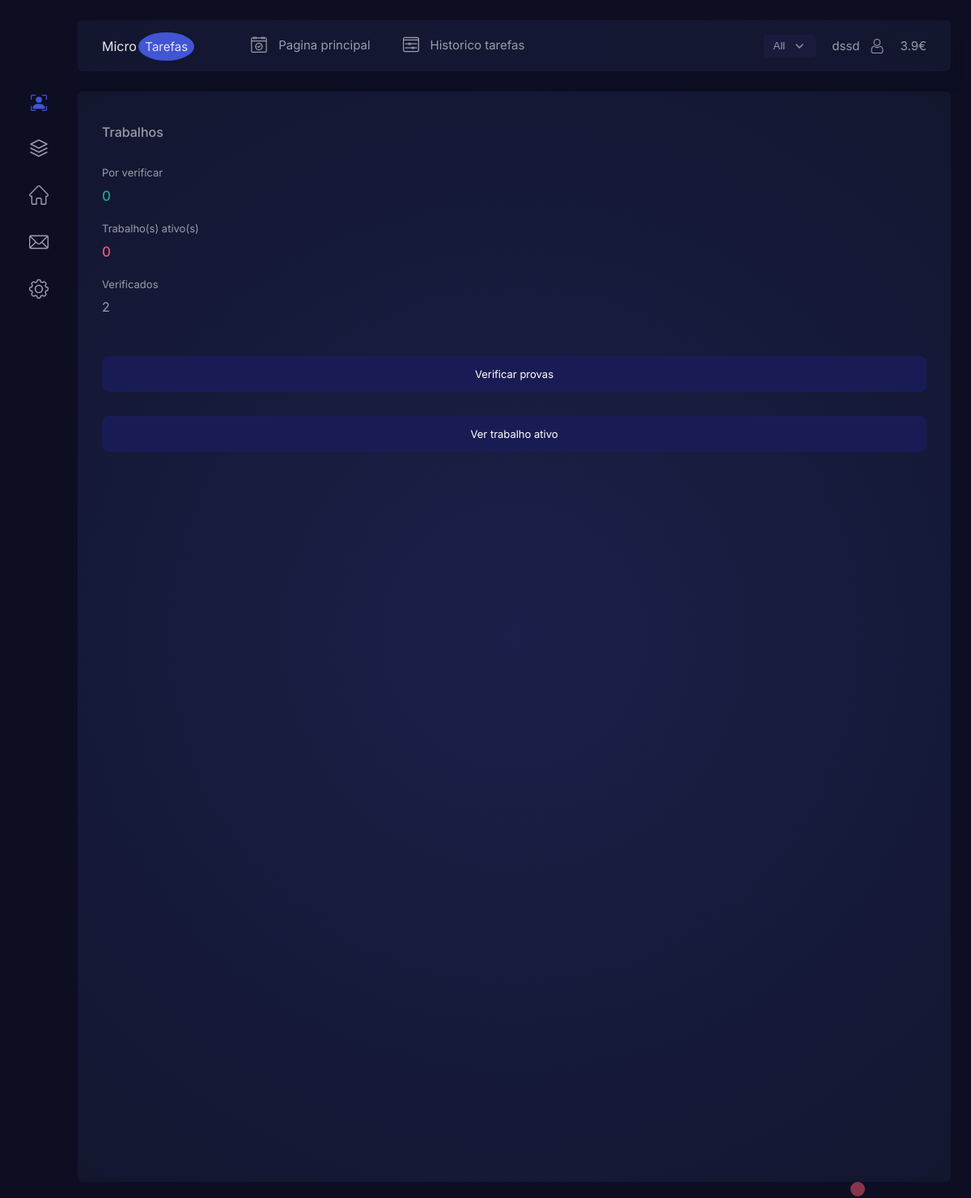
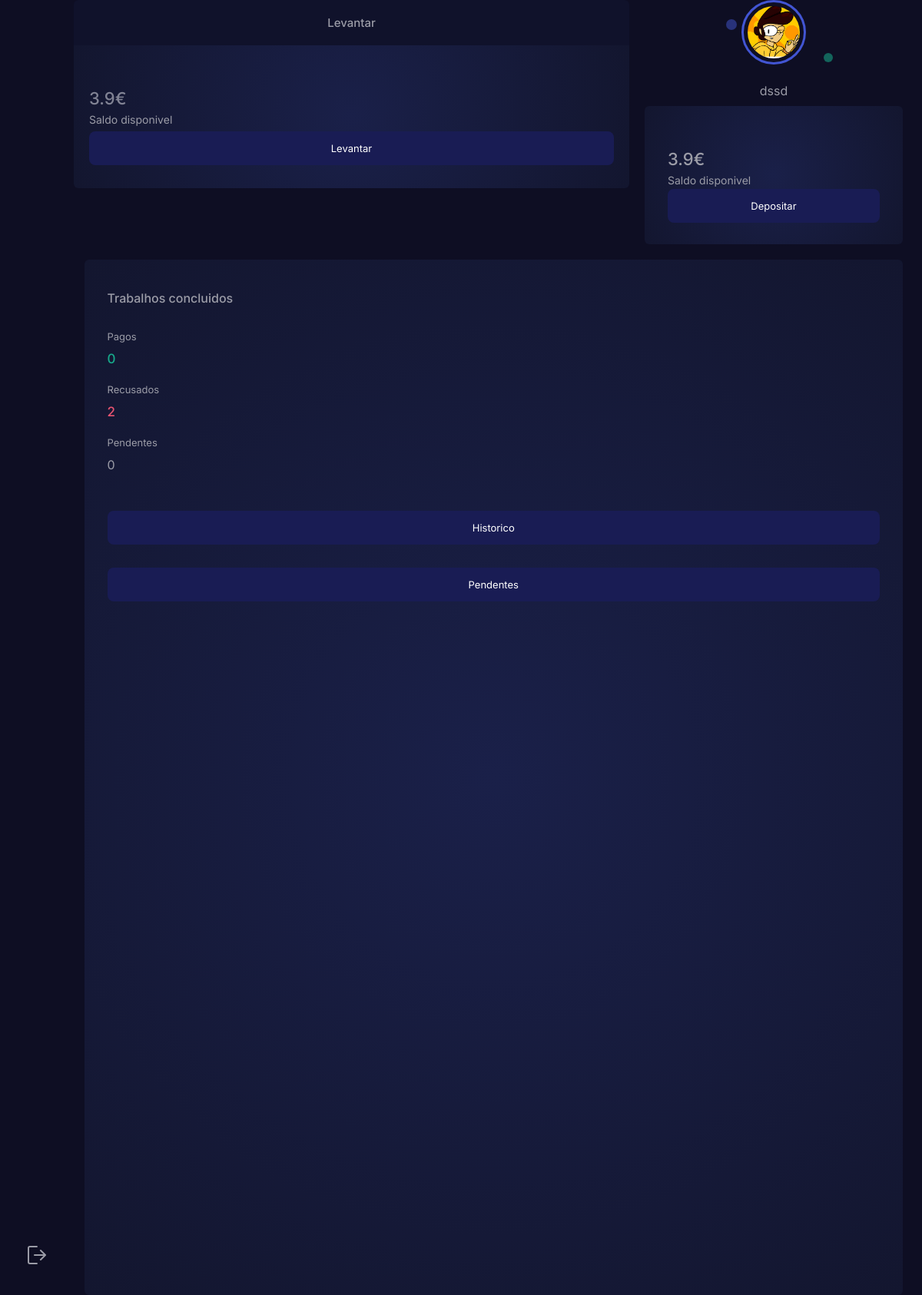
Page /perfil.php (signed in) on the committed database (2 pictures, top to bottom).
### tables this page shows
CREATE TABLE `utilizador` (
  `id_utilizador` int(11) NOT NULL,
  `nome` varchar(20) NOT NULL,
  `sobrenome` varchar(20) NOT NULL,
  `utilizador` varchar(20) NOT NULL,
  `password` varchar(20) NOT NULL,
  `saldo` float NOT NULL,
  `arquivo` varchar(150) NOT NULL,
  `avaliacao` float NOT NULL
);

CREATE TABLE `arquivo` (
  `id` int(11) NOT NULL,
  `id_utilizador` int(11) NOT NULL,
  `utilizador` varchar(50) NOT NULL,
  `nome` varchar(220) NOT NULL
);

### perfil.php (the view, shortened to what this page needs)
<?php
$dbhost = "localhost";
$dbuser = "root";
$dbpass = "";
$dbname = "conect";
$conn = mysqli_connect($dbhost, $dbuser, $dbpass, $dbname);
$logado =$_SESSION['user'];
$utilizador = "SELECT * FROM utilizador where utilizador = '$logado' ";
if($ress=mysqli_query($conn,$utilizador)){
    $valor_saldo = array();
    $ioll = 0;
    while($regg=mysqli_fetch_assoc($ress)){
        $valor_saldo[$ioll] = $regg['saldo'] ;
$sql  ="SELECT * from arquivo where utilizador = '$logado' ";
$resultado = $conn->query($sql);
while ($linha = mysqli_fetch_array($resultado)){
    $album [] = $linha;
}
?>
<!DOCTYPE html>
<html lang="en" >
<head>
  <link rel="stylesheet" href="https://cdnjs.cloudflare.com/ajax/libs/normalize/5.0.0/normalize.min.css">
<link rel="stylesheet" href="css/style.css">
</head>
<body>
<div class="wrapper">
 <div class="left-side">
  <svg viewBox="0 0 24 24" fill="none" stroke="currentColor" stroke-width="1.5" stroke-linecap="round" stroke-linejoin="round">
   <path d="M12 2L2 7l10 5 10-5-10-5zM2 17l10 5 10-5M2 12l10 5 10-5" /></svg>
 </div>
 <div class="main-container">
  <div class="header">
   <div class="logo">Micro
    <span class=logo-det>Tarefas</span></div>
   <a class="header-link" href="#">
    Pagina principal
   </a>
   <a class="header-link" href="historico.php">
    Historico tarefas
   </a>
   <div class="user-info">
    <button class="button">All
     <svg xmlns="http://www.w3.org/2000/svg" width="24" height="24" viewBox="0 0 24 24" fill="none" stroke="currentColor" stroke-width="2" stroke-linecap="round" stroke-linejoin="round" class="feather feather-chevron-down">
      <path d="M6 9l6 6 6-6" /></svg>
    </button>
    <div class="user-name"> <?php echo $logado; ?></div>
    <div class="hour"><?php   echo $valor_saldo[$ioll] = $regg['saldo']; ?>€ </div>
   </div>
  </div>
  <div class="user-box first-box">
   <div class="discount card" style="--delay: .4s">
    <div class="title">Trabalhos</div>
    <div class="discount-wrapper">
     <div class="discount-info">
      <div class="subtitle">Por verificar</div>
      <div class="subtitle-count"><?php
      $query= "SELECT id_prova from provas where empregador = '$logado'";
      $query_run = mysqli_query($conn,$query);
      $row = mysqli_num_rows($query_run);
      echo $row ;
      ?></div>
      <div class="subtitle">Trabalho(s) ativo(s)</div>
      <div class="subtitle-count dist"><?php
      $query= "SELECT id_trabalho from trabalho where utilizador = '$logado'";
      $query_run = mysqli_query($conn,$query);
      $row = mysqli_num_rows($query_run);
      echo $row ;
      ?></div>
      <div class="subtitle">Verificados</div>
      <?php
      $query= "SELECT id from historico_trabalho where trabalhador = '$logado'";
      $query_run = mysqli_query($conn,$query);
      $row = mysqli_num_rows($query_run);
      echo $row ;
      ?>
     </div>
    </div>
    <div   onclick="parent.location='prova.php'" class="button offer-button"><a ></a>Verificar provas</div><br>
    <div onclick="parent.location='trabalhoativo.php'" class="button offer-button">Ver trabalho ativo</div>
   </div>
   <div class="cards-wrapper" style="--delay: .6s">
    <div class="cards-header">
     <div class="cards-header-date">
      <div class="title">Levantar</div>
     </div>
    </div>
    <div class="cards card">
     <div class="cards-head">
      <div class="cards-info">
       <div class="degree">
       <div class="account-cash"><?php   echo $valor_saldo[$ioll] = $regg['saldo']; ?>€ </div>
       </div>
       <div class="account-income">Saldo disponivel</div>
      </div>
      <svg viewBox="0 0 512 512" fill="currentColor">
      </svg>
     </div>
     <div  class="button offer-button"><a class="depositar"  href="levantar.php" style="color:white;text-decoration:none">Levantar</a></li></div>
    </div>
   </div>
   <div class="account-wrapper" style="--delay: .8s">
    <div class="account-profile">
<?php   foreach ($album as $foto)   {     ?>
     <img src="<?php echo "./foto/".$foto["nome"] ?>" alt="">
<?php   }     ?>
     <div class="blob-wrap">
      <div class="blob"></div>
      <div class="blob"></div>
      <div class="blob"></div>
     </div>
     <div class="account-name"> <?php echo $logado; ?></div>
    </div>
    <div class="account card">
     <div class="account-cash"><?php   echo $valor_saldo[$ioll] = $regg['saldo']; ?>€ </div>
    <?php  }}    ?>
     <div class="account-income">Saldo disponivel</div>
     <div  class="button offer-button"><a class="depositar"  href="depositar.php" style="color:white;text-decoration:none">Depositar</a></li></div>
    </div>
   </div>
   <p>&nbsp;</p> <p>&nbsp;</p> <p>&nbsp;</p>
   <div class="discount card" style="--delay: .4s; ">
    <div class="title">Trabalhos concluidos</div>
    <div class="discount-wrapper">
     <div class="discount-info">
      <div class="subtitle">Pagos</div>
      <div class="subtitle-count"><?php
      $query= "SELECT id from historico_trabalho where trabalhador = '$logado' and  estado = 'pago'";
      $query_run = mysqli_query($conn,$query);
      $row = mysqli_num_rows($query_run);
      echo $row ;
      ?></div>
      <div class="subtitle">Recusados</div>
      <div class="subtitle-count dist"><?php
      $query= "SELECT id from historico_trabalho where trabalhador = '$logado' and  estado = 'recusado'";
      $query_run = mysqli_query($conn,$query);
      $row = mysqli_num_rows($query_run);
      echo $row ;
      ?></div>
      <div class="subtitle">Pendentes</div>
      <?php
      $query= "SELECT id_prova from provas where trabalhador = '$logado' ";
      $query_run = mysqli_query($conn,$query);
      $row = mysqli_num_rows($query_run);
      echo $row ;
      ?>
     </div>
    </div>
    <div   onclick="parent.location='historico.php'" class="button offer-button"><a ></a>Historico</div><br>
    <div   onclick="parent.location='pendente.php'" class="button offer-button"><a ></a>Pendentes</div><br>
   </div>
  </div>
</body>
</html>

### rows in the picture
utilizador: saldo "3.9", row "0", row "2"
arquivo: nome (picture)

### other values in the picture
$row "0"
$row "2"
